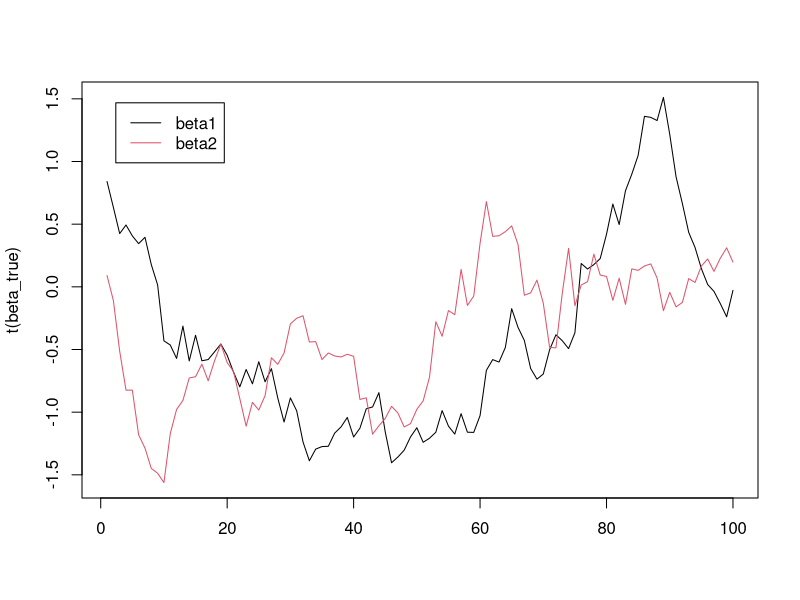
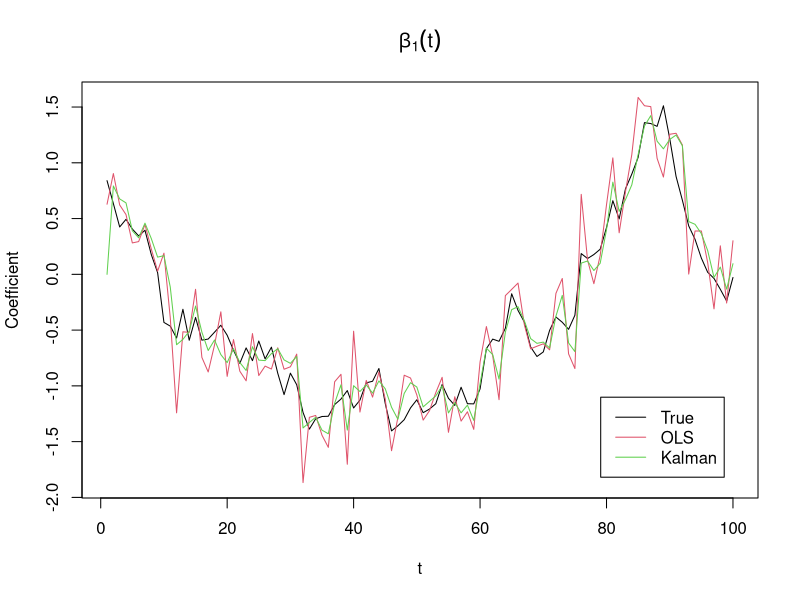
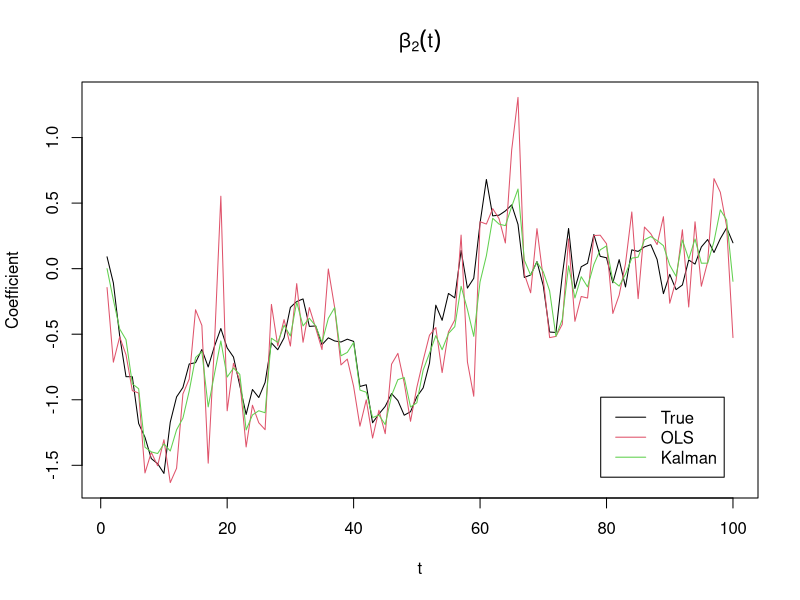

These figures' R source, in order:


nt  <- 100  # number of time points
n   <- 5    # number of observations at each time point
p   <- 2    # number of covariates


# True parameter values

 rho <- 0.99
 sig <- 0.5
 tau <- 0.2

 set.seed(0820)

 beta_true     <- matrix(0,p,nt)
 beta_true[,1] <- rnorm(p)
 for(t in 2:nt){
   beta_true[,t] <- rho*beta_true[,t-1] + rnorm(p,0,tau)
 }

 matplot(t(beta_true),type="l",lty=1,col=1:2)
 legend("topleft",paste("beta",1:p,sep=""),lty=1,col=1:2,inset=0.05)

# Generate data

 X      <- array(rnorm(nt*n*p),c(n,p,nt))
 X[,1,] <- 1
 Y      <- matrix(0,n,nt)
 for(t in 1:nt){
   Y[,t] <- X[,,t]%*%beta_true[,t] + rnorm(n,0,sig)
 }

# Fit least squares at each time point

 beta_ols <- matrix(0,p,nt)
 for(t in 1:nt){
  beta_ols[,t] <- lm(Y[,t]~X[,,t]-1)$coef
 }


# Apply the Kalman filter

 sig2    <- sig^2
 tau2    <- tau^2
 rho2    <- rho^2
 
 beta_kf <- matrix(0,p,nt)

 #First time point is least squares
 tXXinv  <- solve(t(X[,,1])%*%X[,,1])
 V       <- sig2*tXXinv
 M       <- tXXinv%*%t(X[,,1])%*%Y[,1] 

 for(t in 2:nt){
  Xt <- X[,,t]
  Q  <- rho2*V + tau2*diag(p)
  Qi <- solve(Q)
  V  <- solve(t(Xt)%*%Xt/sig2 + Qi)
  M  <- V%*%(t(Xt)%*%Y[,t]/sig2 + rho*Qi%*%M) 

  beta_kf[,t] <- M
 }

# Plot the results:

 beta1 <- cbind(beta_true[1,],beta_ols[1,],beta_kf[1,])
 beta2 <- cbind(beta_true[2,],beta_ols[2,],beta_kf[2,])

 matplot(beta1,type="l",col=1:3,lty=1,xlab="t",ylab="Coefficient",main=expression(beta[1](t)))
 legend("bottomright",c("True","OLS","Kalman"),lty=1,col=1:3,inset=0.05)

 matplot(beta2,type="l",col=1:3,lty=1,xlab="t",ylab="Coefficient",main=expression(beta[2](t)))
 legend("bottomright",c("True","OLS","Kalman"),lty=1,col=1:3,inset=0.05)

 rowMeans((beta_true-beta_ols)^2)
 rowMeans((beta_true-beta_kf)^2)

